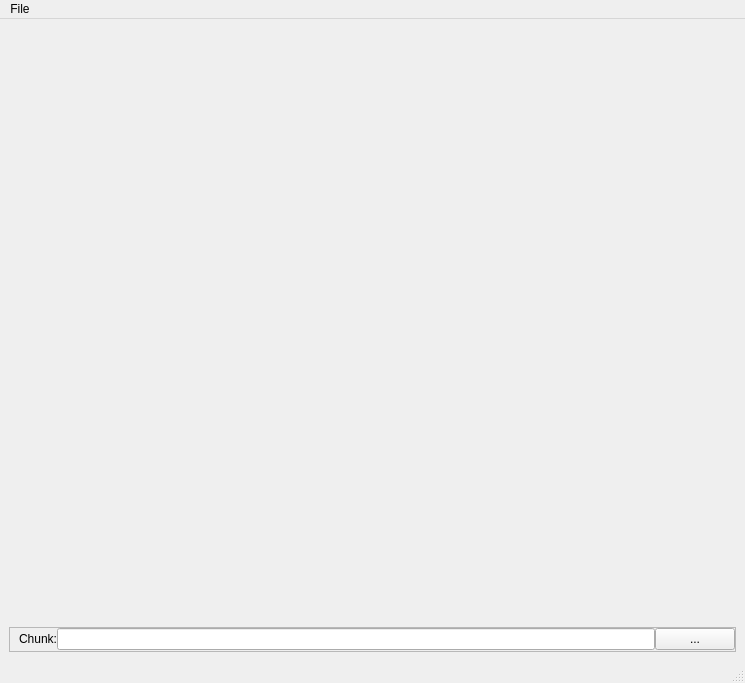
<?xml version="1.0" encoding="UTF-8"?>
<ui version="4.0">
 <class>MainWindow</class>
 <widget class="QMainWindow" name="MainWindow">
  <property name="geometry">
   <rect>
    <x>0</x>
    <y>0</y>
    <width>745</width>
    <height>683</height>
   </rect>
  </property>
  <property name="windowTitle">
   <string>MainWindow</string>
  </property>
  <widget class="QWidget" name="centralwidget">
   <layout class="QVBoxLayout" name="verticalLayout_3">
    <item>
     <widget class="PathManager" name="pathWidget" native="true">
      <property name="minimumSize">
       <size>
        <width>0</width>
        <height>256</height>
       </size>
      </property>
     </widget>
    </item>
    <item>
     <widget class="QFrame" name="frame">
      <property name="maximumSize">
       <size>
        <width>16777215</width>
        <height>25</height>
       </size>
      </property>
      <property name="frameShape">
       <enum>QFrame::StyledPanel</enum>
      </property>
      <property name="frameShadow">
       <enum>QFrame::Raised</enum>
      </property>
      <layout class="QVBoxLayout" name="verticalLayout">
       <property name="spacing">
        <number>0</number>
       </property>
       <property name="topMargin">
        <number>0</number>
       </property>
       <property name="rightMargin">
        <number>0</number>
       </property>
       <property name="bottomMargin">
        <number>0</number>
       </property>
       <item>
        <layout class="QHBoxLayout" name="horizontalLayout_2">
         <item>
          <widget class="QLabel" name="label">
           <property name="text">
            <string>Chunk:</string>
           </property>
          </widget>
         </item>
         <item>
          <widget class="QLineEdit" name="root"/>
         </item>
         <item>
          <widget class="QPushButton" name="browse">
           <property name="text">
            <string>...</string>
           </property>
          </widget>
         </item>
        </layout>
       </item>
      </layout>
     </widget>
    </item>
   </layout>
  </widget>
  <widget class="QMenuBar" name="menubar">
   <property name="geometry">
    <rect>
     <x>0</x>
     <y>0</y>
     <width>745</width>
     <height>21</height>
    </rect>
   </property>
   <widget class="QMenu" name="menuFile">
    <property name="title">
     <string>File</string>
    </property>
    <addaction name="actionNew"/>
    <addaction name="actionOpen"/>
    <addaction name="actionSave"/>
    <addaction name="actionSave_As"/>
   </widget>
   <addaction name="menuFile"/>
  </widget>
  <widget class="QStatusBar" name="statusbar"/>
  <action name="actionOpen">
   <property name="text">
    <string>Open</string>
   </property>
   <property name="shortcut">
    <string>Ctrl+O</string>
   </property>
  </action>
  <action name="actionSave">
   <property name="text">
    <string>Save</string>
   </property>
   <property name="shortcut">
    <string>Ctrl+S</string>
   </property>
  </action>
  <action name="actionSave_As">
   <property name="text">
    <string>Save As</string>
   </property>
   <property name="shortcut">
    <string>Ctrl+Alt+S</string>
   </property>
  </action>
  <action name="actionNew">
   <property name="text">
    <string>New</string>
   </property>
   <property name="shortcut">
    <string>Ctrl+N</string>
   </property>
  </action>
 </widget>
 <customwidgets>
  <customwidget>
   <class>PathManager</class>
   <extends>QWidget</extends>
   <header>PathManager</header>
   <container>1</container>
  </customwidget>
 </customwidgets>
 <resources/>
 <connections/>
</ui>
